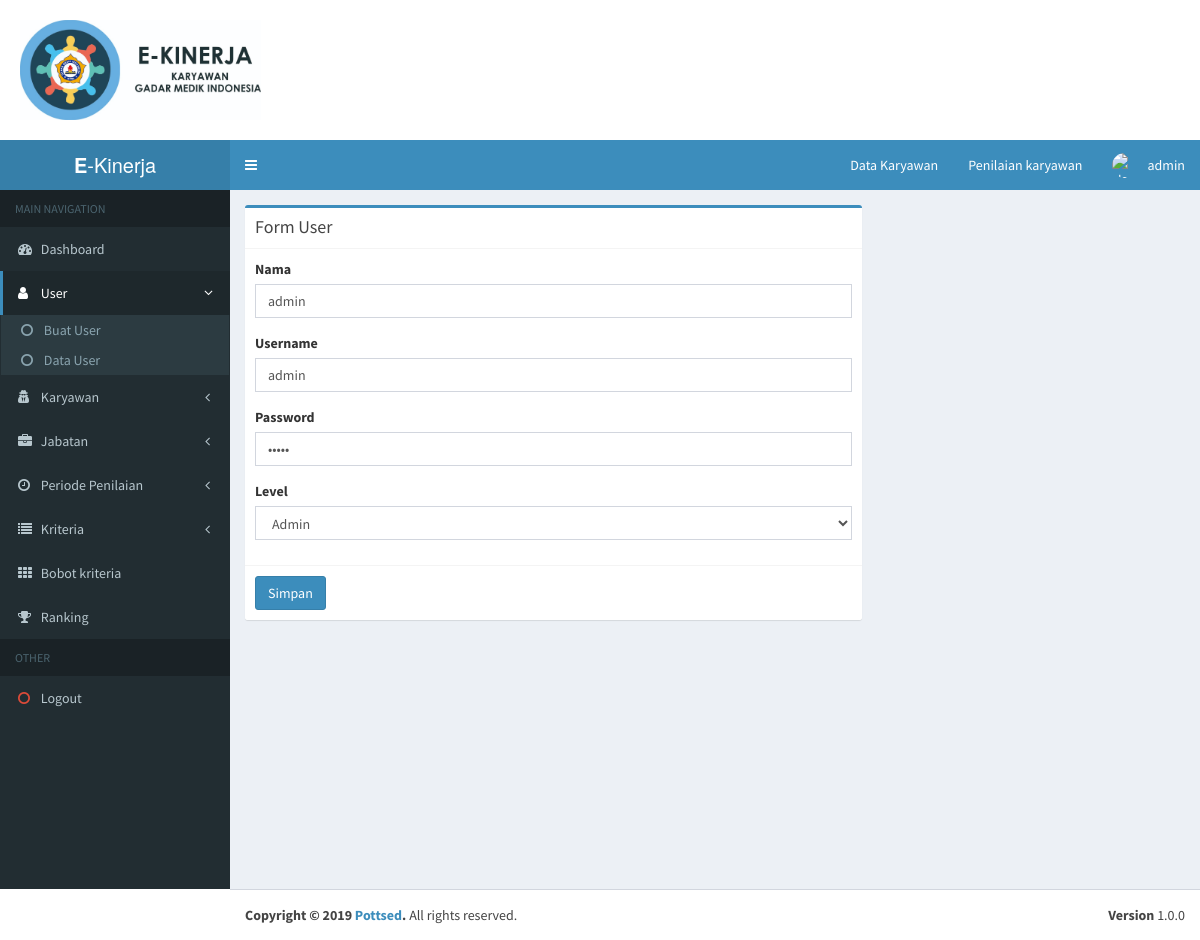
The app's page /index.php?p=user&act=edit&id=1 (signed in) with its own data.
### tables this page shows
CREATE TABLE `user` (
  `id_user` int(11) NOT NULL,
  `nama` varchar(125) NOT NULL,
  `username` varchar(125) NOT NULL,
  `password` varchar(125) NOT NULL,
  `level` varchar(15) NOT NULL
);

### page/user/edit.php (the view, shortened to what this page needs)
<?php
	$id = $_GET['id'];
  $sql = "select * from user where id_user='$id'";
  $query = mysqli_query($con, $sql);
  $data = mysqli_fetch_array($query);
 ?>
<div class="row">
    <div class="col-md-8">
      <div class="box box-primary">
        <div class="box-header with-border">
          <h3 class="box-title">Form User</h3>
        </div>
        <form role="form" method="post">
          <div class="box-body">
            <div class="form-group">
              <label for="exampleInputEmail1">Nama</label>
              <input type="text" class="form-control" id="exampleInputEmail1" placeholder="Masukan Nama" name="nama" required value="<?= $data['nama'] ?>">
            </div>
            <div class="form-group">
              <label for="exampleInputEmail1">Username</label>
              <input type="text" class="form-control" id="exampleInputEmail1" placeholder="Masukan Username" name="username" required value="<?= $data['username'] ?>">
            </div>
            <div class="form-group">
              <label for="exampleInputEmail1">Password</label>
              <input type="password" class="form-control" id="exampleInputEmail1" placeholder="Masukan Password" name="password" required value="<?= $data['password'] ?>">
            </div>
            <div class="form-group">
              <label>Level</label>
              <select name="Level" class="form-control custom-select">
                <option value="admin" <?= ($data['level']=='admin')?'selected':'' ?>>Admin</option>
              </select>
            </div>
          </div>
          <div class="box-footer">
            <button type="submit" class="btn btn-primary" name="simpan">Simpan</button>
          </div>
        </form>
      </div>
    </div>
  </div>

### records on screen
user: nama "admin", username "admin", Level "Admin"

### other values on screen
$_SESSION['name'] "admin"
